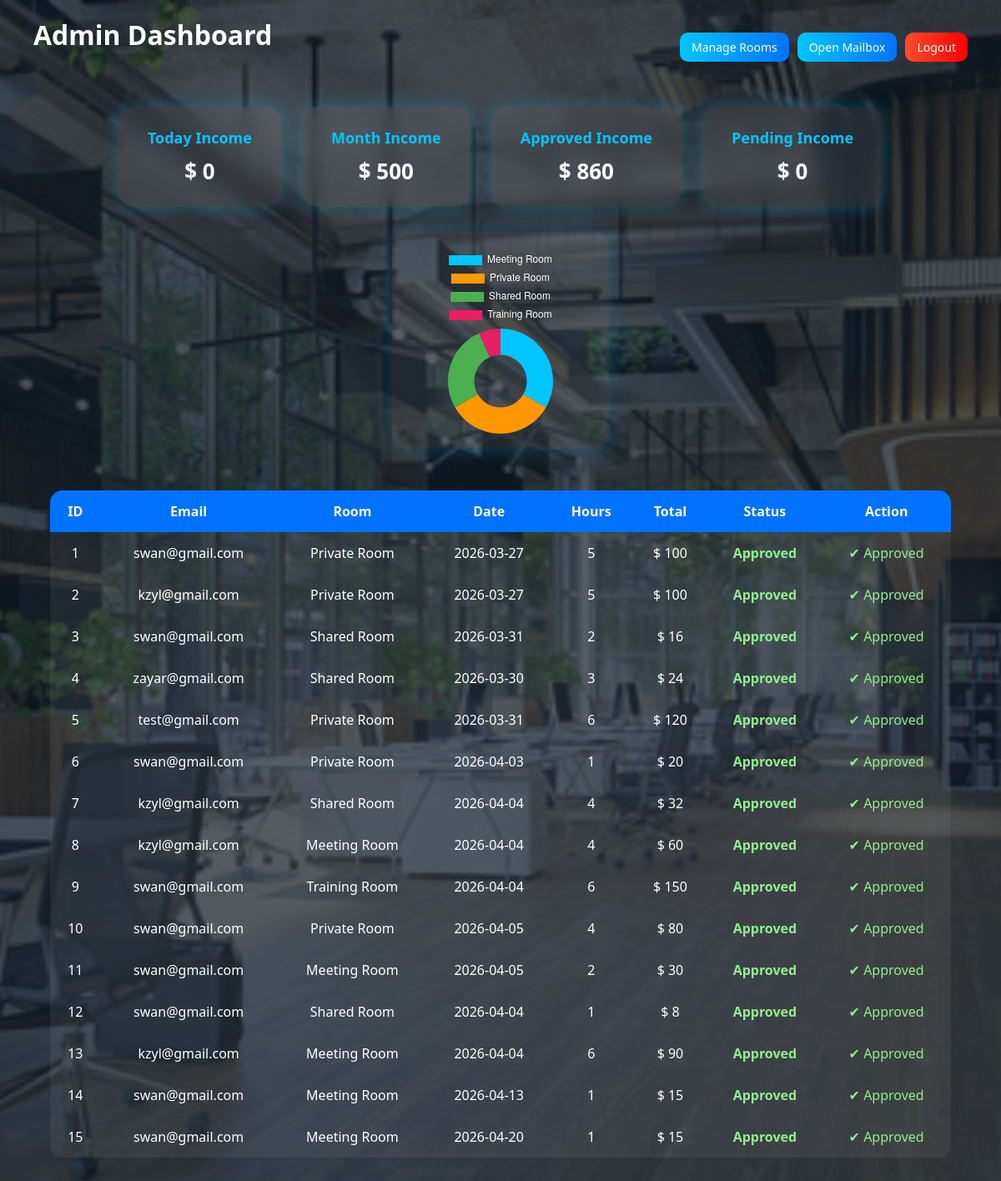
The app's page /admin/dashboard (signed in) with its own data.
### tables this page shows
CREATE TABLE bookings(
email TEXT,
room TEXT,
date TEXT,
hours INTEGER,
total INTEGER,
method TEXT,
start_time INTEGER,
end_time INTEGER,
status TEXT DEFAULT 'Pending'
);

### app.py (the view)
@app.route("/admin/dashboard")
def admin_dashboard():
    if "admin" not in session:
        return redirect("/")
    conn=db()
    cur=conn.cursor()
    cur.execute("""
    SELECT rowid,email,room,date,hours,total,status
    FROM bookings
    """)
    bookings=cur.fetchall()
    cur.execute("""
    SELECT IFNULL(SUM(total),0)
    FROM bookings
    WHERE date = strftime('%Y-%m-%d', 'now', 'localtime')
    AND status='Approved'
    """)
    today_income = cur.fetchone()[0]
    cur.execute("""
    SELECT IFNULL(SUM(total),0)
    FROM bookings
    WHERE strftime('%Y-%m', date)=strftime('%Y-%m','now')
    AND status='Approved'
    """)
    month_income = cur.fetchone()[0]
    cur.execute("""
    SELECT IFNULL(SUM(total),0)
    FROM bookings
    WHERE status='Approved'
    """)
    approved_income = cur.fetchone()[0]
    cur.execute("""
    SELECT IFNULL(SUM(total),0)
    FROM bookings
    WHERE status='Pending'
    """)
    pending_income = cur.fetchone()[0]
    cur.execute("""
    SELECT room,COUNT(*)
    FROM bookings
    GROUP BY room
    """)
    stats=cur.fetchall()
    labels=[]
    values=[]
    for s in stats:
        labels.append(s[0])
        values.append(s[1])
    return render_template(
    "admin_dashboard.html",
    bookings=bookings,
    approved_income=approved_income,
    pending_income=pending_income,
    today_income=today_income,
    month_income=month_income,
    room_labels=labels,
    room_values=values
    )

### app.py (called while the page is built)
def db():
    return sqlite3.connect("database.db")

### templates/admin_dashboard.html (shortened to what this page needs)
<link rel="stylesheet" href="/static/style.css">
<div class="top-bar">
    <h1>Admin Dashboard</h1>
    <div class="top-buttons">
        <a href="/admin/rooms">
            <button class="small-btn">Manage Rooms</button>
        </a>
        <a href="/admin/mailbox">
            <button class="small-btn">Open Mailbox</button>
        </a>
        <a href="/admin/logout">
            <button class="small-btn logout-btn">Logout</button>
        </a>
    </div>
</div>
<div class="top-dashboard">
    <div class="stats-container">
        <div class="stat-card">
            <h3>Today Income</h3>
            <p>$ {{today_income}}</p>
        </div>
        <div class="stat-card">
            <h3>Month Income</h3>
            <p>$ {{month_income}}</p>
        </div>
        <div class="stat-card">
            <h3>Approved Income</h3>
            <p>$ {{approved_income}}</p>
        </div>
        <div class="stat-card">
            <h3>Pending Income</h3>
            <p>$ {{pending_income}}</p>
        </div>
    </div>
    <div class="chart-box small-chart">
        <canvas id="incomeChart"></canvas>
    </div>
</div>
<table>
<tr>
<th>ID</th>
<th>Email</th>
<th>Room</th>
<th>Date</th>
<th>Hours</th>
<th>Total</th>
<th>Status</th>
<th>Action</th>
</tr>
{% for b in bookings %}
<tr>
<td>{{b[0]}}</td>
<td>{{b[1]}}</td>
<td>{{b[2]}}</td>
<td>{{b[3]}}</td>
<td>{{b[4]}}</td>
<td>$ {{b[5]}}</td>
<td class="{{b[6]|lower}}">
{{b[6]}}
</td>
<td>
{% if b[6] == "Pending" %}
<a href="/admin/approve/{{b[0]}}">
<button>Approve</button>
</a>
{% else %}
<span style="color:lightgreen;">✔ Approved</span>
{% endif %}
</td>
</tr>
{% endfor %}
</table>
<script>
const ctx = document.getElementById('incomeChart');
new Chart(ctx, {
type: 'doughnut',
data: {
labels: {{ room_labels|default([], true) | tojson }},
datasets: [{
data: {{ room_values|default([], true) | tojson }},
backgroundColor: [
'#00c6ff',
'#ff9800',
'#4caf50',
'#e91e63'
],
borderWidth: 0
}]
},
options: {
responsive: true,
plugins: {
legend: {
labels: {
color: 'white'
}
}
}
}
});
</script>

### static/style.css (style rules this page uses)
* { margin: 0; padding: 0; box-sizing: border-box; font-family: Segoe UI, sans-serif; }
h1, h2, h3 { margin-bottom: 15px; text-align: center; }
a { color: #00c6ff; text-decoration: none; }
button { width: 100%; padding: 14px; margin-top: 14px; border: none; border-radius: 10px; background: linear-gradient(90deg,#00c6ff,#0072ff); color: white; font-size: 16px; cursor: pointer; transition: .3s; }
table { width: 90%; margin: 50px auto; border-collapse: collapse; background: rgba(255,255,255,0.06); border-radius: 15px; overflow: hidden; }
th { background: #0072ff; padding: 14px; }
td { padding: 14px; text-align: center; }
.approved { color: lightgreen; font-weight: bold; }
.stats-container { display: flex; justify-content: center; gap: 25px; margin: 30px auto; flex-wrap: wrap; }
.stat-card { background: rgba(255,255,255,0.08); backdrop-filter: blur(10px); padding: 25px 35px; border-radius: 18px; box-shadow: 0 0 20px rgba(0,200,255,.3); text-align: center; min-width: 180px; transition: .3s; }
.stat-card h3 { margin-bottom: 10px; font-size: 18px; color: #00c6ff; }
.stat-card p { font-size: 26px; font-weight: bold; }
.chart-box { width: 260px; margin: 20px auto; background: rgba(255,255,255,0.08); padding: 18px; border-radius: 18px; box-shadow: 0 0 25px rgba(0,200,255,.25); }
.top-bar { display: flex; justify-content: space-between; align-items: center; padding: 20px 40px; }
.top-buttons { display: flex; gap: 10px; }
.small-btn { width: auto; padding: 8px 14px; font-size: 14px; }
.logout-btn { background: linear-gradient(90deg, #ff4b2b, #ff0000); }

### records on screen
bookings: rowid "1", email "swan@gmail.com", room "Private Room", date "2026-03-27", hours "5", total "100", status "Approved", shows "✔ Approved"
bookings: rowid "2", email "kzyl@gmail.com", room "Private Room", date "2026-03-27", hours "5", total "100", status "Approved", shows "✔ Approved"
bookings: rowid "3", email "swan@gmail.com", room "Shared Room", date "2026-03-31", hours "2", total "16", status "Approved", shows "✔ Approved"
bookings: rowid "4", email "zayar@gmail.com", room "Shared Room", date "2026-03-30", hours "3", total "24", status "Approved", shows "✔ Approved"
bookings: rowid "5", email "test@gmail.com", room "Private Room", date "2026-03-31", hours "6", total "120", status "Approved", shows "✔ Approved"
bookings: rowid "6", email "swan@gmail.com", room "Private Room", date "2026-04-03", hours "1", total "20", status "Approved", shows "✔ Approved"
bookings: rowid "7", email "kzyl@gmail.com", room "Shared Room", date "2026-04-04", hours "4", total "32", status "Approved", shows "✔ Approved"
bookings: rowid "8", email "kzyl@gmail.com", room "Meeting Room", date "2026-04-04", hours "4", total "60", status "Approved", shows "✔ Approved"
bookings: rowid "9", email "swan@gmail.com", room "Training Room", date "2026-04-04", hours "6", total "150", status "Approved", shows "✔ Approved"
bookings: rowid "10", email "swan@gmail.com", room "Private Room", date "2026-04-05", hours "4", total "80", status "Approved", shows "✔ Approved"
bookings: rowid "11", email "swan@gmail.com", room "Meeting Room", date "2026-04-05", hours "2", total "30", status "Approved", shows "✔ Approved"
bookings: rowid "12", email "swan@gmail.com", room "Shared Room", date "2026-04-04", hours "1", total "8", status "Approved", shows "✔ Approved"
bookings: rowid "13", email "kzyl@gmail.com", room "Meeting Room", date "2026-04-04", hours "6", total "90", status "Approved", shows "✔ Approved"
bookings: rowid "14", email "swan@gmail.com", room "Meeting Room", date "2026-04-13", hours "1", total "15", status "Approved", shows "✔ Approved"
bookings: rowid "15", email "swan@gmail.com", room "Meeting Room", date "2026-04-20", hours "1", total "15", status "Approved", shows "✔ Approved"

### other values on screen
{{ today_income }} "0"
{{ month_income }} "500"
{{ approved_income }} "860"
{{ pending_income }} "0"
chart data {{ room_labels|default([], true) | tojson }} ["Meeting Room", "Private Room", "Shared Room", "Training Room"]
chart data {{ room_values|default([], true) | tojson }} [5, 5, 4, 1]
